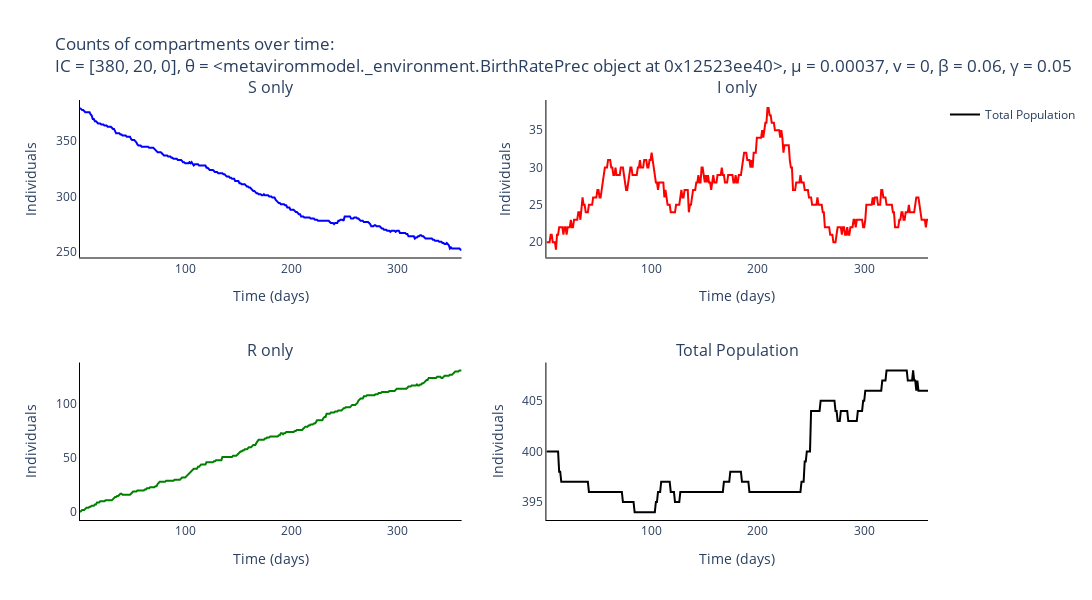

Notebook cell for this chart:
### Code cell
# Trace names - represent the type of individuals for the simulation
trace_name = ['{}'.format(s) for s in compartments]

# Names of panels
panels = ['{} only'.format(s) for s in compartments] + ['Total Population']

fig = go.Figure()
fig = make_subplots(rows=int(np.ceil(len(panels)/2)), cols=2, subplot_titles=tuple('{}'.format(p) for p in panels))

# Add traces to the separate counts panels
for s, spec in enumerate(compartments):
    for _ in range(num_experiments):
        fig.add_trace(
            go.Scatter(
                y=output_algorithm[_, :, s].tolist(),
                x=times,
                mode='lines',
                name=trace_name[s],
                line_color=colours[s],
                showlegend=False,
            ),
            row= int(np.floor(s / 2)) + 1,
            col= s % 2 + 1
        )

fig.add_trace(
    go.Scatter(
        y=np.mean(np.sum(output_algorithm, axis=2), axis=0).tolist(),
        x=times,
        mode='lines',
        name='Total Population',
        line_color='black'
    ),
    row= 2,
    col= 2
)

# Add axis labels
fig.update_layout(
    title='Counts of compartments over time:<br>IC = {}, θ = {}, μ = {}, v = {}, β = {:.2f}, γ = {:.2f}'.format(parameters[0:3], parameters[3], parameters[4], parameters[5], parameters[6], parameters[7]),
    width=1100, 
    height=600,
    plot_bgcolor='white',
    xaxis=dict(
        linecolor='black',
        title = 'Time (days)'
        ),
    yaxis=dict(
        linecolor='black',
        title = 'Individuals'),
    xaxis2=dict(
        linecolor='black',
        title = 'Time (days)'
        ),
    yaxis2=dict(
        linecolor='black',
        title = 'Individuals'),
    xaxis3=dict(
        linecolor='black',
        title = 'Time (days)'
        ),
    yaxis3=dict(
        linecolor='black',
        title = 'Individuals'),
    xaxis4=dict(
        linecolor='black',
        title = 'Time (days)'
        ),
    yaxis4=dict(
        linecolor='black',
        title = 'Individuals')
    #legend=dict(
    #    orientation="h",
    #    yanchor="bottom",
    #    y=1.02,
    #    xanchor="right",
    #    x=1
    #)
    )

fig.write_image('images/SIR-gillespie-separate-Lassa.pdf')
fig.show()

### Figure 1 — Plotly figure (JSON) as saved in the notebook; plotly's stock layout.template omitted (floating-point values rounded to 4 significant figures; data arrays with more than 128 entries replaced by an {"elided": "..."} marker saying what was removed)
{"data": [{"line": {"color": "blue"}, "mode": "lines", "name": "S", "showlegend": false, "type": "scatter", "x": {"elided": "360 int values"}, "xaxis": "x", "y": {"elided": "360 int values"}, "yaxis": "y"}, {"line": {"color": "red"}, "mode": "lines", "name": "I", "showlegend": false, "type": "scatter", "x": {"elided": "360 int values"}, "xaxis": "x2", "y": {"elided": "360 int values"}, "yaxis": "y2"}, {"line": {"color": "green"}, "mode": "lines", "name": "R", "showlegend": false, "type": "scatter", "x": {"elided": "360 int values"}, "xaxis": "x3", "y": {"elided": "360 int values"}, "yaxis": "y3"}, {"line": {"color": "black"}, "mode": "lines", "name": "Total Population", "type": "scatter", "x": {"elided": "360 int values"}, "xaxis": "x4", "y": {"elided": "360 int values"}, "yaxis": "y4"}], "layout": {"annotations": [{"font": {"size": 16}, "showarrow": false, "text": "S only", "x": 0.225, "xanchor": "center", "xref": "paper", "y": 1, "yanchor": "bottom", "yref": "paper"}, {"font": {"size": 16}, "showarrow": false, "text": "I only", "x": 0.775, "xanchor": "center", "xref": "paper", "y": 1, "yanchor": "bottom", "yref": "paper"}, {"font": {"size": 16}, "showarrow": false, "text": "R only", "x": 0.225, "xanchor": "center", "xref": "paper", "y": 0.375, "yanchor": "bottom", "yref": "paper"}, {"font": {"size": 16}, "showarrow": false, "text": "Total Population", "x": 0.775, "xanchor": "center", "xref": "paper", "y": 0.375, "yanchor": "bottom", "yref": "paper"}], "height": 600, "plot_bgcolor": "white", "title": {"text": "Counts of compartments over time:<br>IC = [380, 20, 0], θ = <metavirommodel._environment.BirthRatePrec object at 0x12523ee40>, μ = 0.00037, v = 0, β = 0.06, γ = 0.05"}, "width": 1100, "xaxis": {"anchor": "y", "domain": [0, 0.45], "linecolor": "black", "title": {"text": "Time (days)"}}, "xaxis2": {"anchor": "y2", "domain": [0.55, 1], "linecolor": "black", "title": {"text": "Time (days)"}}, "xaxis3": {"anchor": "y3", "domain": [0, 0.45], "linecolor": "black", "title": {"text": "Time (days)"}}, "xaxis4": {"anchor": "y4", "domain": [0.55, 1], "linecolor": "black", "title": {"text": "Time (days)"}}, "yaxis": {"anchor": "x", "domain": [0.625, 1], "linecolor": "black", "title": {"text": "Individuals"}}, "yaxis2": {"anchor": "x2", "domain": [0.625, 1], "linecolor": "black", "title": {"text": "Individuals"}}, "yaxis3": {"anchor": "x3", "domain": [0, 0.375], "linecolor": "black", "title": {"text": "Individuals"}}, "yaxis4": {"anchor": "x4", "domain": [0, 0.375], "linecolor": "black", "title": {"text": "Individuals"}}}}
